Frame 1 (no input): blank canvas, image omitted
Frame 60 (no input): blank canvas, image omitted
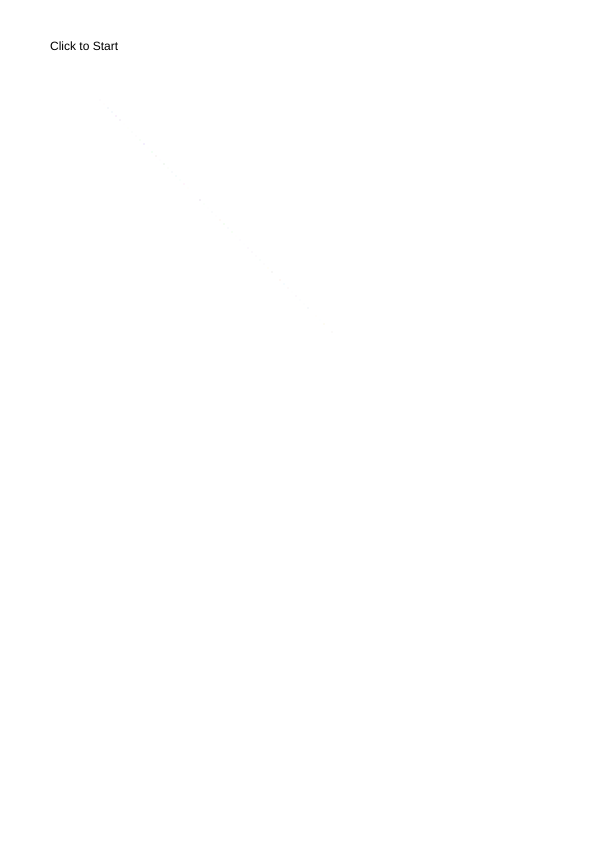
Frame 120 (the mouse pressed at the canvas centre since frame 60)

The p5.js sketch whose frames 1 and 60 were blank and that drew this single picture after the mouse press (run headless with seeded random() and noise() and a simulated clock; from frame 60 on, the mouse is pressed at the canvas centre):

// p5.js sketch
// ── sketch.js
var tracker = 1 //Starts at tracker 1, then your able to change.
var x = 100; //Sets x to the value of 100.
var y = 100; //Sets y to the value of 100.
var xspeed = 4; //Sets xspeed to the value of 4.
var yspeed = 4; //Sets yspeed to the value of 4.
var boo = false; //starts the program with boo set as false.

function setup() {
  createCanvas(594, 841); //Creates a blank canvas of 594 by 841 pixels.
  background (255,255,255); //Sets the background colour of the canvas to White.
  text("Click to Start", 50, 50);//Creates text on the canvas.
  rectMode(CENTER); //Sets the middle of the rectangles to the center.

}
//Calls the moveObject function that draws and moves the shapes.
function draw() {
    if(boo == true) { //This if statement is to start the moveobject() function...
      moveObject(); //... the function will only start if the boo is equal to true...
  } //... boo is set to true when the mouse is clicked on the canvas to start.
}

function mousePressed(){ //This function is used for turning boo to false or true
  if (boo == false) { // if boo is equal to false ...
    boo = true; //... and the mouse it clicked, set boo to true
  }
  else if (boo == true){ //However, if boo is equal to true and mouse is clicked...
    boo = false;//... set boo then to false.
    clear();//When boo is false the canvas will be cleared of everything.
    background (255,255,255); //When the canvas is cleared create a new background.
    text("Click to Start", 50, 50);//Then create text that says click to start.
  }
}


function keyPressed() { //This function is used to control the keys pressed.
  if (key == "1") { //If "1" is pressed set tracker to 1.
    tracker = 1;
  }
  if (key == "2") { //If "2" is pressed set tracker to 2.
    tracker = 2;
  }
}

function moveObject() { //This is the main function
  var d = dist(594/2, 841/2, mouseX, mouseY); // The size is set by distance From the center of screen.

    fill (random(255), random(255), random(255),random(230)); //Colour of the circles are set randomly.
    strokeWeight(0) // The stroke weight is set to 0.

    if(tracker == 1) { //If tracker is set to 1...
      rect(x,y,d,d) //... create rectangle.
    }
    else if (tracker == 2) { //If tracker is set to 1...
      ellipse(x,y,d,d) //... create circle.
    }

    //Bouncing Horizontally.
   x = x + xspeed; // x is set by adding the x value and xspeed values together.

     if (x > 594 || x < 0)  {
      xspeed = -xspeed;
    }

    //bouncing veritcally.
    y = y + yspeed; // y is set by adding the y value and yspeed values together.

    if (y > 841 || y < 0) {
      yspeed = -yspeed;
    }
}
